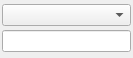
<?xml version="1.0" encoding="UTF-8"?>
<ui version="4.0">
 <class>WdgtCombo</class>
 <widget class="QWidget" name="WdgtCombo">
  <property name="geometry">
   <rect>
    <x>0</x>
    <y>0</y>
    <width>133</width>
    <height>58</height>
   </rect>
  </property>
  <property name="contextMenuPolicy">
   <enum>Qt::CustomContextMenu</enum>
  </property>
  <property name="windowTitle">
   <string>Form</string>
  </property>
  <layout class="QVBoxLayout" name="verticalLayout">
   <property name="spacing">
    <number>2</number>
   </property>
   <property name="leftMargin">
    <number>2</number>
   </property>
   <property name="topMargin">
    <number>2</number>
   </property>
   <property name="rightMargin">
    <number>2</number>
   </property>
   <property name="bottomMargin">
    <number>2</number>
   </property>
   <item>
    <widget class="QComboBox" name="comboBox">
     <property name="contextMenuPolicy">
      <enum>Qt::CustomContextMenu</enum>
     </property>
    </widget>
   </item>
   <item>
    <widget class="QLineEdit" name="txtNotes"/>
   </item>
  </layout>
 </widget>
 <resources/>
 <connections/>
</ui>
